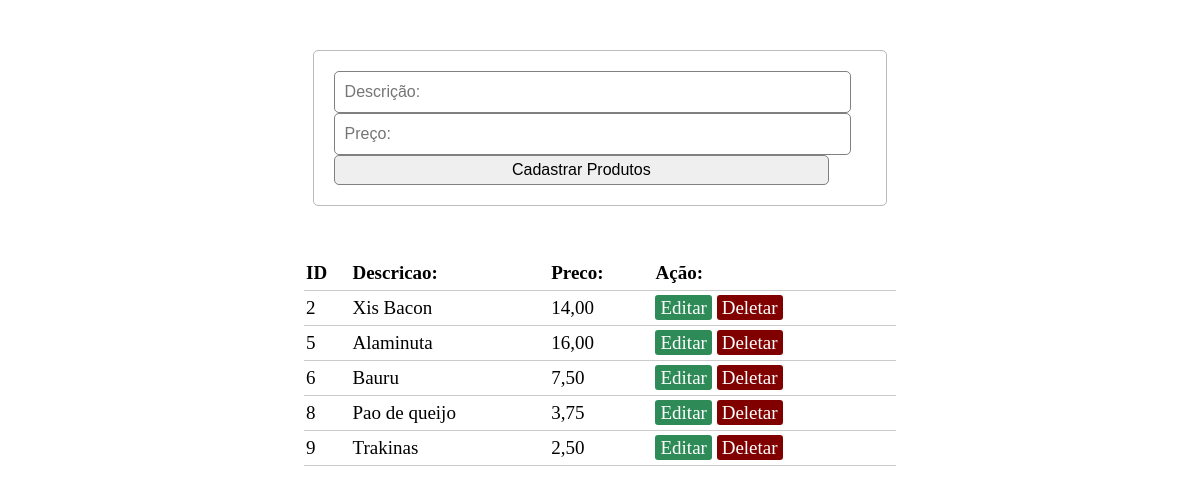
/CadastroProdutos.php, run on the app's committed database.
### tables this page shows
CREATE TABLE `produto` (
  `id` int(11) NOT NULL,
  `descricao` varchar(40) NOT NULL,
  `preco` varchar(10) NOT NULL
);

### Classes/Crud.php (called while the page is built, shortened)
<?php
require_once 'DB.php';
abstract class Crud extends DB{
    protected $tabela;
    public function findAll(){
        $sql = "SELECT * FROM $this->tabela";
        $stmt = DB::prepare($sql);
        $stmt->execute();
        return $stmt->fetchAll();
    }
}

### Classes/DB.php (called while the page is built, shortened)
<?php
class DB{
    private static $instancia;
    public static function getInstancia(){
        if (!isset(self::$instancia)){
            try{
                self::$instancia = new PDO("mysql:host=localhost;dbname=trabalhogb","admin","admin");
                self::$instancia->setAttribute(PDO::ATTR_ERRMODE, PDO::ERRMODE_EXCEPTION);
                self::$instancia->setAttribute(PDO::ATTR_DEFAULT_FETCH_MODE, PDO::FETCH_OBJ);
            } catch (PDOException $ex){
                echo $ex->getMessage();
            }
        }
        return self::$instancia;
    }
    public static function prepare($sql){
        return self::getInstancia()->prepare($sql);
    }
}

### CadastroProdutos.php (the view, shortened to what this page needs)
<!DOCTYPE html>
<html>
<head>
    <link rel="stylesheet" href="style.css" type="text/css" href="style.css">
</head>
<body>
    <div class="input-group">
        <?php
            $produto = new Produtos();
        ?>
        <?php
        if(isset($_GET['acao']) && $_GET['acao'] == 'editar'){
            $id = $_GET['id'];
            $resultado = $produto->find($id);
        ?>
        <form method="post" action="">
            <input type="text" name="descricao" value="<?php echo $resultado->descricao; ?>" placeholder="Descrição:">
            <input type="text" name="preco" value="<?php echo $resultado->preco; ?>" placeholder="Preço:">
            <input type="hidden" name="id" value="<?php echo $resultado->id; ?>"> <br/>
            <input type="submit" name="atualizar" value="Atualizar dados">
        </form>
        <?php } else { ?>
        <form method="post" action="">
            <input type="text" name="descricao" placeholder="Descrição:">
            <input type="text" name="preco" placeholder="Preço:">
            <br/>
            <input type="submit" name="cadastrar" value="Cadastrar Produtos">
        </form>
        <?php } ?>
        <table>
            <thead>
            <tr>
                <th>ID</th>
                <th>Descricao:</th>
                <th>Preco:</th>
                <th cosplan="2">Ação:</th>
            </tr>
            </thead>
            <?php foreach ($produto->findAll() as $key => $value) { ?>
                <tbody>
                <tr>
                    <td><?php echo $value->id; ?></td>
                    <td><?php echo $value->descricao; ?></td>
                    <td><?php echo $value->preco; ?></td>
                    <td>
                        <?php echo "<a class='editar_btn' href='CadastroProdutos.php?acao=editar&id=" . $value->id . "'>Editar</a>"; ?>
                        <?php echo "<a class='apagar_btn' href='CadastroProdutos.php?acao=deletar&id=" . $value->id . "'>Deletar</a>"; ?>
                    </td>
                </tr>
                </tbody>
            <?php } ?>
        </table>
    </div>
</body>
</html>

### style.css (style rules this page uses)
body { font-size: 19px; }
table { width: 50%; margin: 30px auto; border-collapse: collapse; text-align: left; }
tr { border-bottom: 1px solid #cbcbcb; }
th, td { border: none; height: 30px; padding: 2px; }
form { width: 45%; margin: 50px auto; text-align: left; padding: 20px; border: 1px solid #bbbbbb; border-radius: 5px; }
.input-group { marks: 10px 0px 10px 0px; }
.input-group input { height: 30px; width: 93%; padding: 5px 10px; font-size: 16px; border-radius: 5px; border: 1px solid gray; }
.editar_btn { text-decoration: none; padding: 2px 5px; background: #2E8B57; color: white; border-radius: 3px; }
.apagar_btn { text-decoration: none; padding: 2px 5px; color: white; border-radius: 3px; background: #800000; }

### data on the page
produto: id "2", descricao "Xis Bacon", preco "14,00"
produto: id "5", descricao "Alaminuta", preco "16,00"
produto: id "6", descricao "Bauru", preco "7,50"
produto: id "8", descricao "Pao de queijo", preco "3,75"
produto: id "9", descricao "Trakinas", preco "2,50"
